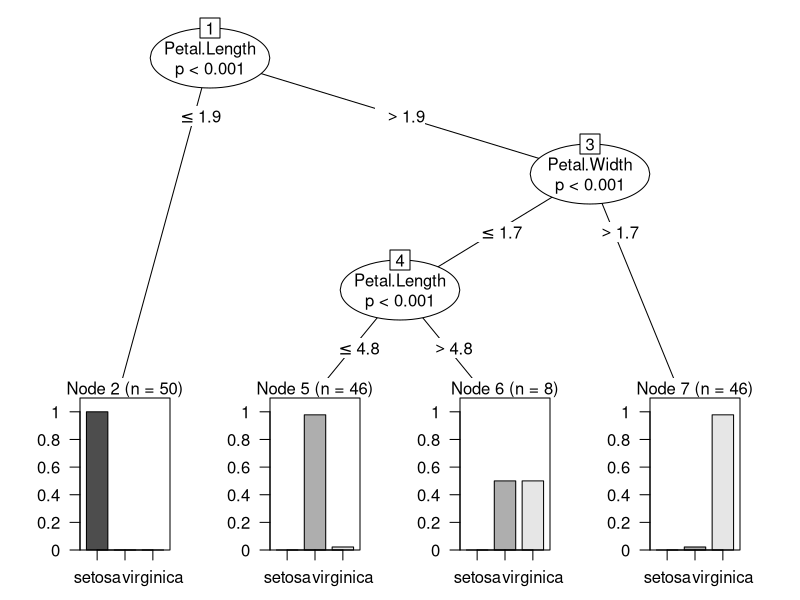
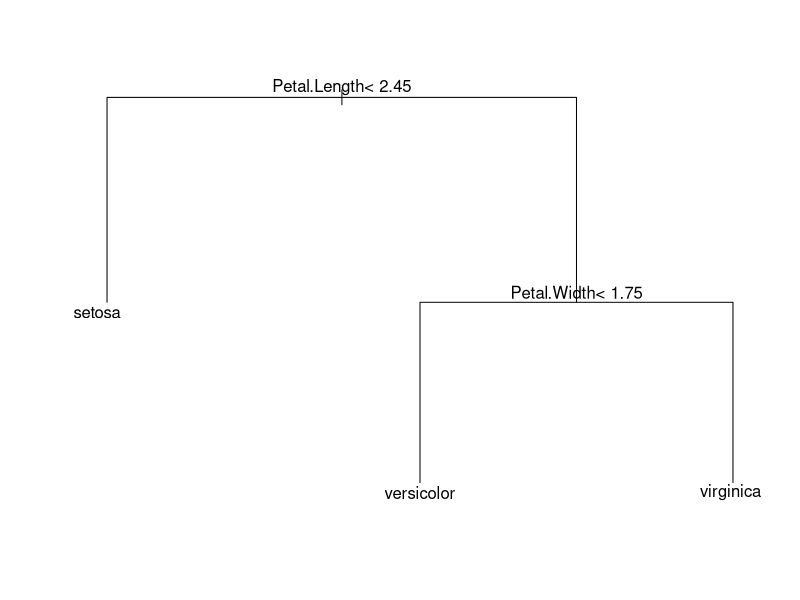

The R source for these figures, in order:

#13 decision tree using iris
#party
install.packages("party")
library(party)

tree <- ctree(Species ~ Sepal.Length+Sepal.Width+Petal.Length+Petal.Width,data = iris)
plot(tree)
dev.off()

#rpart

install.packages("rparty")
library(rpart)

tree <- rpart(Species ~ Sepal.Length+Sepal.Width+Petal.Length+Petal.Width,data = iris)
plot(tree)
par(xpd = NA)
text(tree,digits=5)
dev.off()
